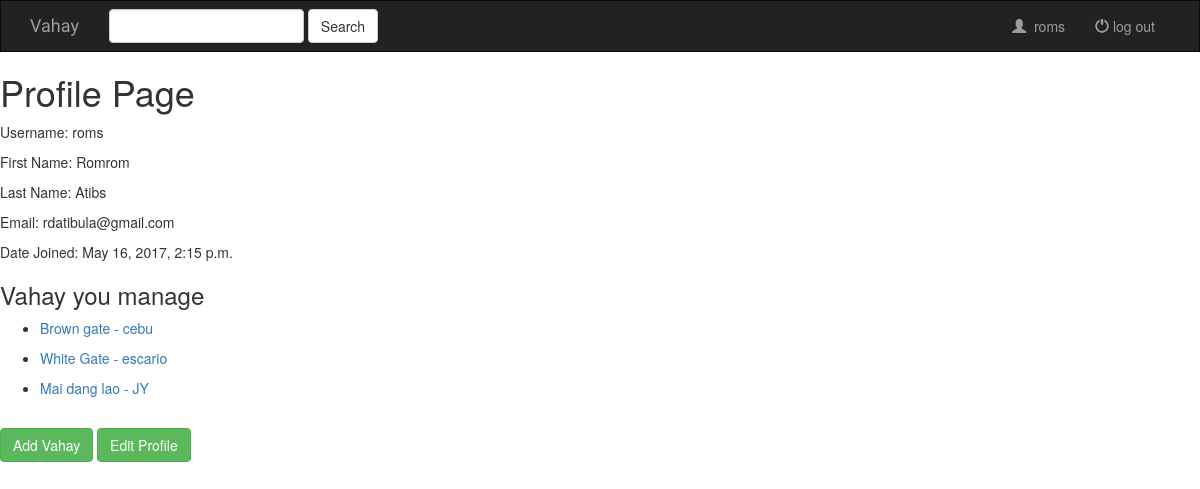
Page /roms/ (signed in) on the earlier database version.
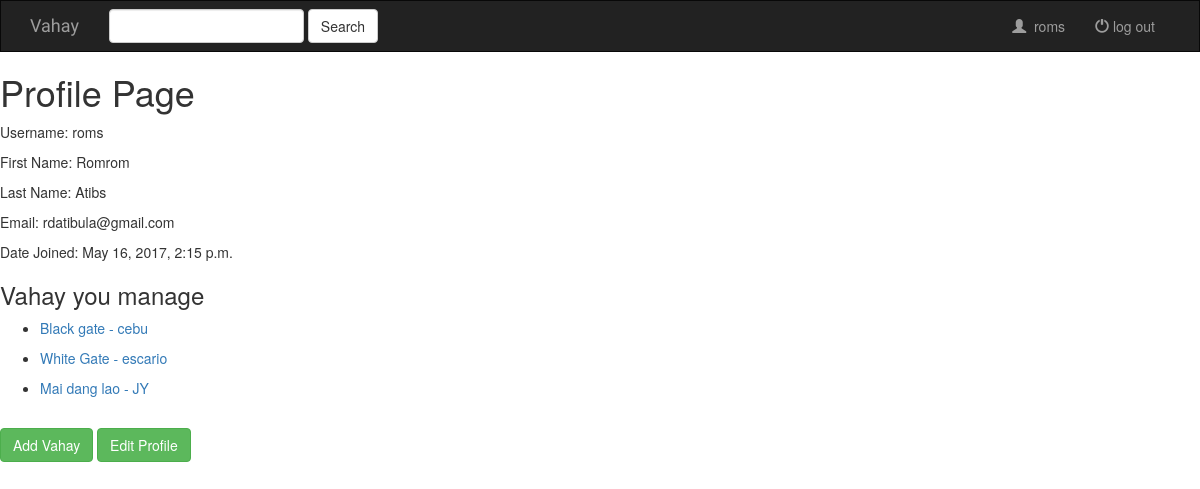
Same page on the later database version.
### vahay/models.py (models this page shows, shortened)
class Vahay(models.Model):
	owner = models.ForeignKey(User, on_delete=models.CASCADE)
	name = models.CharField(max_length=255)
	rent_range = models.CharField(max_length=100)
	category = models.CharField(max_length=100)
	contact_details = models.CharField(max_length=100)
	vote = models.IntegerField(default=0)
	location = models.CharField(max_length=255)
	available = models.BooleanField(default=1)
	def __str__(self):
		return self.name + " - " + self.location

### vahaysite/views.py (the view)
# urls.py: url(r'^(?P<username>\w+)/$', views.profile, name='profile'),
def profile(request, username):
	if not request.user.is_authenticated:
		return redirect('/')
	vahays =  request.user.vahay_set.all()
	context = {
		'vahays':vahays
	}
	return render(request, 'profile.html', context=context)

### vahaysite/templates/profile.html (shortened to what this page needs)
{% extends 'base.html' %}
{% block body %}
	<h1>Profile Page</h1>
	<p>Username: {{ user.username }}</p>
	<p>First Name: {{ user.first_name}}</p>
	<p>Last Name: {{ user.last_name }}</p>
	<p>Email: {{ user.email }}</p>
	<p>Date Joined: {{ user.date_joined }}</p>
	<h3>Vahay you manage</h3>
	{% for vahay in vahays %}
		<ul>
			<li><a href="{% url 'vahay:vahay_details' vahay.pk %}">{{ vahay }}</a></li>
		</ul>
	{% endfor %}
	<br>
	<a href="{% url 'vahay:add_vahay' user.username %}" class="btn btn-success">Add Vahay</a>
	<a href="{% url 'registration:edit_profile' %}" class="btn btn-success">Edit Profile</a>
{% endblock %}

Differences in the rows shown:
changed Vahay: name+location "Brown gate - cebu" → "Black gate - cebu"
